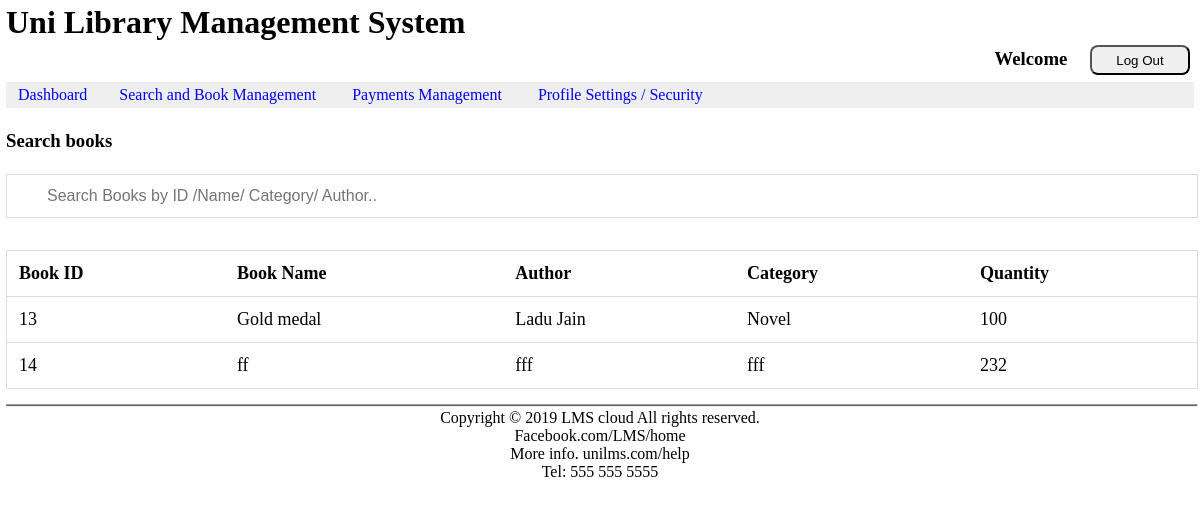
The app's page /view/books/search_Books.php with its own data.
### tables this page shows
CREATE TABLE `tb_books` (
  `books_id` int(11) NOT NULL,
  `books_name` varchar(100) NOT NULL,
  `books_author` varchar(100) NOT NULL,
  `books_category` varchar(50) NOT NULL,
  `books_qty` int(5) NOT NULL
);

### view/books/search_Books.php (the view, shortened to what this page needs)
<?php include('../../controller/user/header.php'); ?>
<br>
<h3>Search books</h3>
<br>
<input type="text" id="myInput" onkeyup="myFunction(0)" placeholder="Search Books by ID /Name/ Category/ Author.." title="Type in a name">
<?php
  $servername="localhost";
  $username="root";
  $password="";
  $database="db_Mylibrary";
  $conn = new mysqli($servername,$username,$password,$database);
  $Connection = $conn;
$myBoCommand = "SELECT * FROM `tb_books`";
$BoResult=mysqli_query($Connection, $myBoCommand);
echo " <br><br>";
$table='<table id="myTable" >';
$table.='<tr><th>Book ID</th><th>Book Name</th><th>Author</th><th>Category</th><th>Quantity</th></tr>';
while ($record = mysqli_fetch_assoc($BoResult))
{
  $Id=$record['books_id'];
  $Name=$record['books_name'];
  $Author=$record['books_author'];
  $Category=$record['books_category'];
  $Qty=$record['books_qty'];
  $table.='<tr>';
  $table.='<td>'.$Id.'</td>';
  $table.='<td>'.$Name.'</td>';
  $table.='<td>'.$Author.'</td>';
  $table.='<td>'.$Category.'</td>';
  $table.='<td>'.$Qty.'</td>';
  $table.='</tr>';
}
$table.='</table>';
echo $table;
?>
<?php include('../../controller/user/footer.php'); ?>

### controller/user/header.php (shortened to what this page needs)
<!DOCTYPE html>
<html>
<head>
	<link rel="stylesheet" type="text/css" href="../../assets/css/main.css">
	<link rel="stylesheet" type="text/css" href="../../assets/css/drop_down.css">
  <link rel="stylesheet" type="text/css" href="../../assets/css/studentSearch.css">
</head>
<h1>Uni Library Management System</h1>
<h3 style="text-align: right;">
<b>
  Welcome<i><?php echo" ".($UsersName); ?>
  </i></b>
  <a href="../../index.php"><input style="margin-left: 10px; width: 100px; height: 30px; margin-bottom: 5px; border-radius: 8px; outline: none;" type="submit" name="btnLogOut" value="Log Out"></a>
  </h3>
<body>
<nav>
		<ul>
			<li><a style="text-decoration: none;" href="../../view/user/user.php">Dashboard</a></li>
			<li><div class="dropdownM">
    				<span><a style="text-decoration: none;" href="../../view/books/search_Books.php">Search and Book Management</a></span>
    			</div>
    		</li>
			<li><div class="dropdownM">
    				<span><a style="text-decoration: none;" href="../../view/issueReturn/user_return_avaliable_books.php">Payments Management</a></span>
    			</div>
			</li>
			<li><div class="dropdownM">
    				<span><a style="text-decoration: none;" href="../../view/userUpdate/user_profile.php">Profile Settings / Security</a></span>
			</li>
		</ul>
</nav>

### controller/user/footer.php
</body>
<hr width="100%" style="background-color: #666666; padding-top: 1px; margin-top: 15px;">
<footer>
	<center>
		Copyright © 2019 LMS cloud All rights reserved. <br>
		Facebook.com/LMS/home <br>
		More info. unilms.com/help<br>
		Tel: 555 555 5555
	</center>
</footer>
</html>

### assets/css/main.css (style rules this page uses)
* { margin: 2px; padding: 0; }
nav { background: #eee; }
ul { list-style: none; margin: 0; }
ul li { margin: 0; display: inline; height: 300px; }
ul li a { padding: 0 10px; display: inline-block; }
footer { text-align: center; }

### assets/css/drop_down.css (style rules this page uses)
.dropdownM { position: relative; display: inline-block; }

### assets/css/studentSearch.css (style rules this page uses)
* { box-sizing: border-box; }
#myInput { background-image: url('/css/searchicon.png'); background-position: 10px 10px; background-repeat: no-repeat; width: 100%; font-size: 16px; padding: 12px 20px 12px 40px; border: 1px solid #ddd; margin-bottom: 12px; }
#myTable { border-collapse: collapse; width: 100%; border: 1px solid #ddd; font-size: 18px; }
#myTable th, #myTable td { text-align: left; padding: 12px; }
#myTable tr { border-bottom: 1px solid #ddd; }

### records on screen
tb_books: books_id "13", books_name "Gold medal", books_author "Ladu Jain", books_category "Novel", books_qty "100"
tb_books: books_id "14", books_name "ff", books_author "fff", books_category "fff", books_qty "232"
